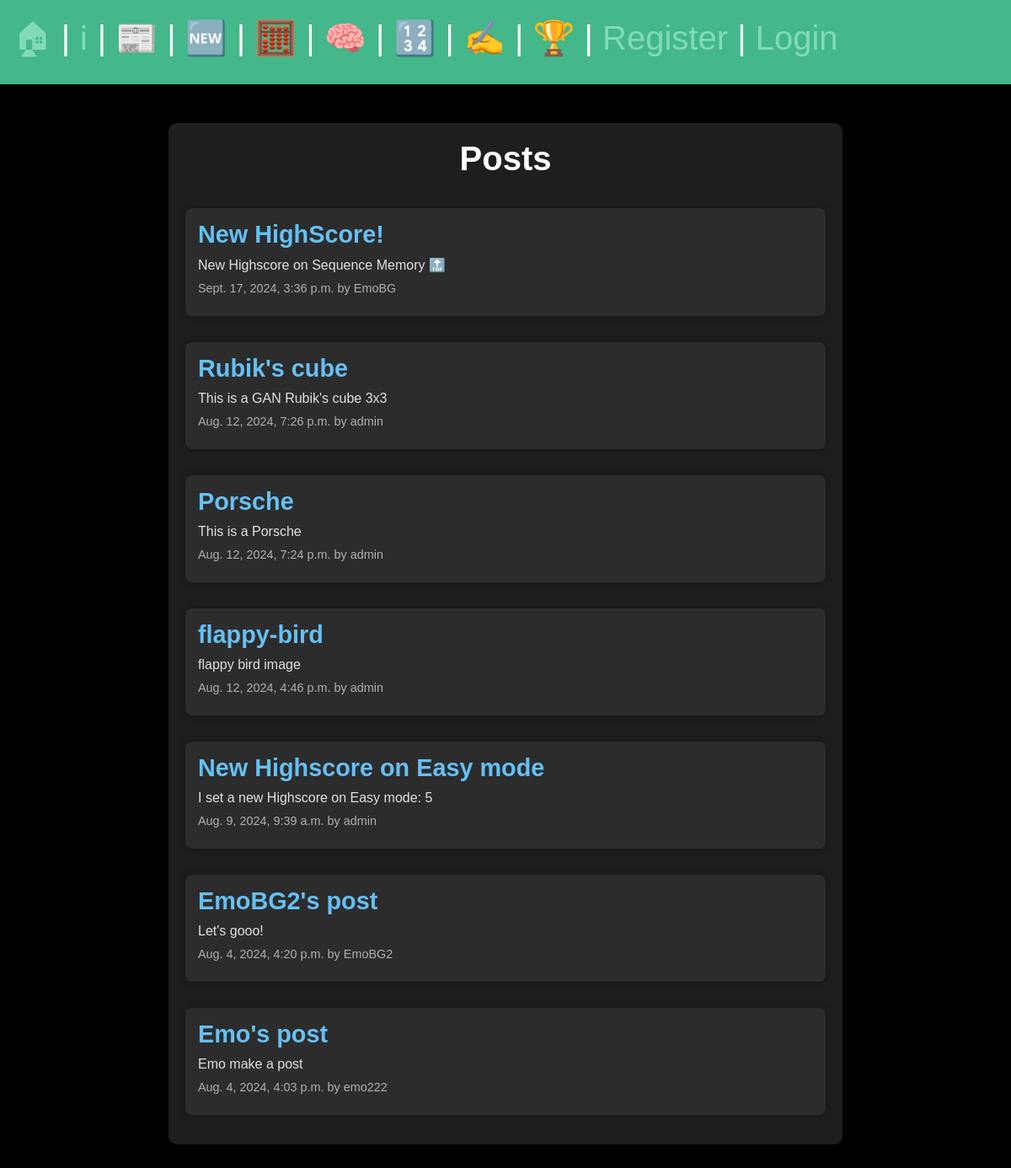
/posts/, run on the app's committed database.
### posts/models.py (models this page shows, shortened)
class Post(models.Model):
    title = models.CharField(max_length=75)
    body = models.TextField()
    slug = models.SlugField(unique=True, blank=True)
    date = models.DateTimeField(auto_now_add=True)
    image = models.ImageField(default="fallback.png", blank=True)
    author = models.ForeignKey(User, on_delete=models.CASCADE, default=None)

### posts/views.py (the view)
# urls.py: path("", views.posts_list, name="list"),
def posts_list(request):
    posts = Post.objects.all().order_by("-date")
    return render(request, "posts/posts_list.html", {"posts": posts})

### posts/templates/posts/posts_list.html (shortened to what this page needs)
{%extends "base.html"%}
{% load static %}
{% block extra_css%}
    <link rel="stylesheet" href="{% static 'css/posts_list.css' %}">
{% endblock %}
{% block content %}
<div class="posts-container">
    <section>
        <h1>Posts</h1>
        {% for post in posts %}
        <article class="post">
            <h2>
                <a href="{% url 'posts:page' slug=post.slug %}">{{ post.title }}</a>
            </h2>
            <p>{{ post.body }}</p>
            <p>{{ post.date }} by {{ post.author }}</p>
        </article>
        {% endfor %}
    </section>
</div>
{% endblock %}

### static/css/base.css (style rules this page uses)
* { margin: 0; padding: 0; box-sizing: border-box; font-family: 'Arial', sans-serif; }
body { min-height: 100vh; background-color: black; color: whitesmoke; font-size: 3rem; }
section { display: flex; flex-flow: column; gap: 1rem; }
h1, h2 { font-size: 2.5rem; }
p { font-size: 1rem; }
a { text-decoration: none; color: #81dbb8; }

### static/css/posts_list.css (style rules this page uses)
.posts-container { max-width: 800px; margin: 30px auto; }
section { padding: 20px; background-color: #1e1e1e; border-radius: 10px; box-shadow: 0px 0px 15px rgba(0, 0, 0, 0.5); }
h1 { color: #ffffff; margin-bottom: 20px; text-align: center; }
.post { background-color: #2c2c2c; border-radius: 8px; padding: 15px; margin-bottom: 15px; box-shadow: 0px 0px 10px rgba(0, 0, 0, 0.3); }
.post h2 { color: #ffffff; font-size: 1.8rem; margin-bottom: 10px; }
.post h2 a { text-decoration: none; color: #66c0f4; }
.post p { color: #e0e0e0; margin-bottom: 10px; }
.post p:last-of-type { font-size: 0.9rem; color: #b0b0b0; }

### data on the page
Post: title "New HighScore!", body "New Highscore on Sequence Memory 🔝", date "Sept. 17, 2024, 3:36 p.m.", author "EmoBG"
Post: title "Rubik's cube", body "This is a GAN Rubik's cube 3x3", date "Aug. 12, 2024, 7:26 p.m.", author "admin"
Post: title "Porsche", body "This is a Porsche", date "Aug. 12, 2024, 7:24 p.m.", author "admin"
Post: title "flappy-bird", body "flappy bird image", date "Aug. 12, 2024, 4:46 p.m.", author "admin"
Post: title "New Highscore on Easy mode", body "I set a new Highscore on Easy mode: 5", date "Aug. 9, 2024, 9:39 a.m.", author "admin"
Post: title "EmoBG2's post", body "Let's gooo!", date "Aug. 4, 2024, 4:20 p.m.", author "EmoBG2"
Post: title "Emo's post", body "Emo make a post", date "Aug. 4, 2024, 4:03 p.m.", author "emo222"
